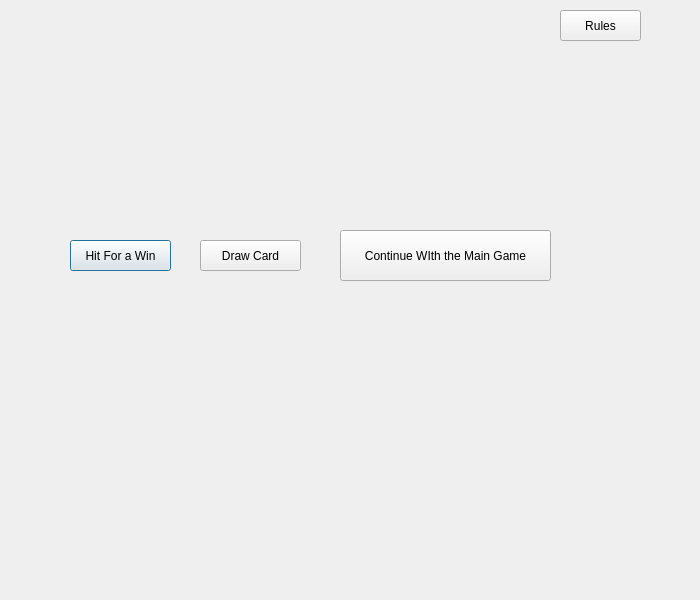
<?xml version="1.0" encoding="UTF-8"?>
<ui version="4.0">
 <class>BlackJack</class>
 <widget class="QDialog" name="BlackJack">
  <property name="geometry">
   <rect>
    <x>0</x>
    <y>0</y>
    <width>700</width>
    <height>600</height>
   </rect>
  </property>
  <property name="cursor">
   <cursorShape>PointingHandCursor</cursorShape>
  </property>
  <property name="windowTitle">
   <string>BlackJack</string>
  </property>
  <widget class="QWidget" name="gridLayoutWidget">
   <property name="geometry">
    <rect>
     <x>10</x>
     <y>60</y>
     <width>631</width>
     <height>151</height>
    </rect>
   </property>
   <layout class="QGridLayout" name="AI_Grid"/>
  </widget>
  <widget class="QWidget" name="gridLayoutWidget_2">
   <property name="geometry">
    <rect>
     <x>10</x>
     <y>310</y>
     <width>631</width>
     <height>151</height>
    </rect>
   </property>
   <layout class="QGridLayout" name="User_Grid"/>
  </widget>
  <widget class="QPushButton" name="Hit_Button">
   <property name="geometry">
    <rect>
     <x>70</x>
     <y>240</y>
     <width>101</width>
     <height>31</height>
    </rect>
   </property>
   <property name="text">
    <string>Hit For a Win</string>
   </property>
  </widget>
  <widget class="QPushButton" name="Draw_Button">
   <property name="geometry">
    <rect>
     <x>200</x>
     <y>240</y>
     <width>101</width>
     <height>31</height>
    </rect>
   </property>
   <property name="text">
    <string>Draw Card</string>
   </property>
  </widget>
  <widget class="QPushButton" name="b_ok">
   <property name="geometry">
    <rect>
     <x>340</x>
     <y>230</y>
     <width>211</width>
     <height>51</height>
    </rect>
   </property>
   <property name="text">
    <string>Continue WIth the Main Game</string>
   </property>
  </widget>
  <widget class="QPushButton" name="b_about">
   <property name="geometry">
    <rect>
     <x>560</x>
     <y>10</y>
     <width>81</width>
     <height>31</height>
    </rect>
   </property>
   <property name="text">
    <string>Rules</string>
   </property>
  </widget>
  <widget class="QLabel" name="label">
   <property name="geometry">
    <rect>
     <x>10</x>
     <y>490</y>
     <width>631</width>
     <height>81</height>
    </rect>
   </property>
   <property name="font">
    <font>
     <family>URW Chancery L</family>
     <pointsize>36</pointsize>
     <weight>75</weight>
     <italic>true</italic>
     <bold>true</bold>
    </font>
   </property>
   <property name="autoFillBackground">
    <bool>true</bool>
   </property>
   <property name="text">
    <string/>
   </property>
   <property name="alignment">
    <set>Qt::AlignCenter</set>
   </property>
  </widget>
 </widget>
 <resources/>
 <connections/>
</ui>
